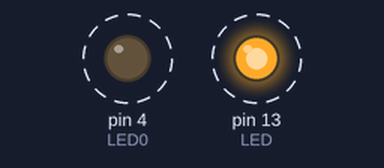
Bench run of a sketch on a simulated Arduino Uno, built with avr-gcc and run on an emulated ATmega328P. Parts: output pins drawn as LEDs (lit = HIGH). Dashed ring = blinking.

Above: at 0.2 s.
Timing chart, 0 to 3.0 s (numbered marks = the images above):
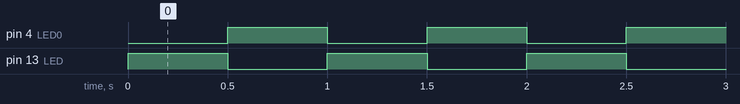

The sketch:

blink.ino
```cpp
/*
Blink
Turns on/off an LED, repeatedly.
*/

const int LED0 = 4;
const int LED = LED_BUILTIN; // Pin 13 has an LED on most Arduino boards
const int k_delay = 500; // unit: millisecond

void setup() {
  // initialize the digital pin as an output.
  pinMode(LED0, OUTPUT);
  pinMode(LED, OUTPUT);
}

void loop() {
  digitalWrite(LED, HIGH);    // set the LED on
  digitalWrite(LED0, LOW);    // set the LED off
  delay(k_delay);             // wait for a second
  digitalWrite(LED, LOW);     // set the LED off
  digitalWrite(LED0, HIGH);   // set the LED on
  delay(k_delay);             // wait for a second
}
```

Measured:
- by itself, pin 4 (LED0), pin 13 (LED): alternates HIGH for 0.50 s and LOW for 0.50 s
